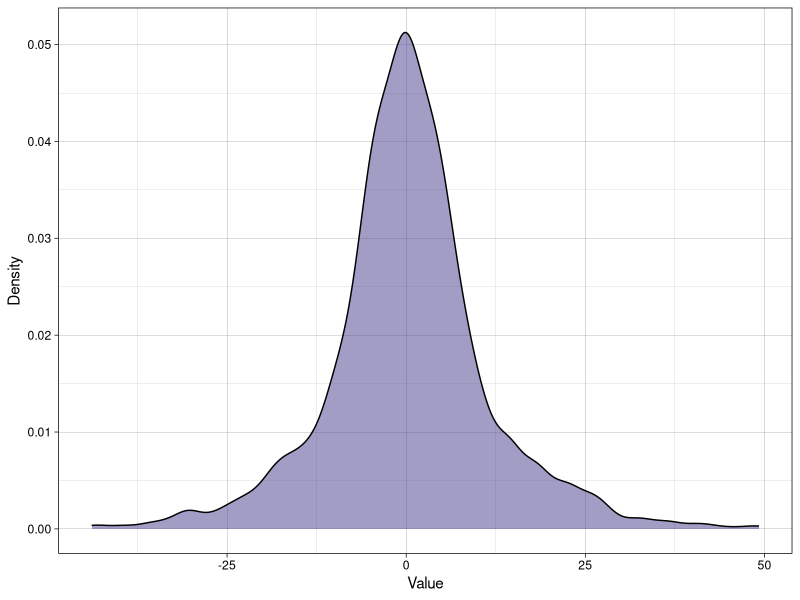
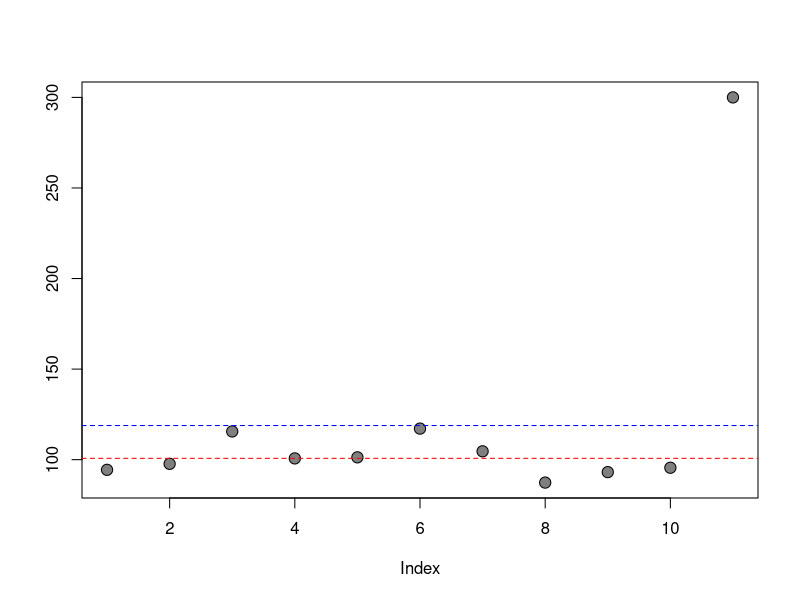
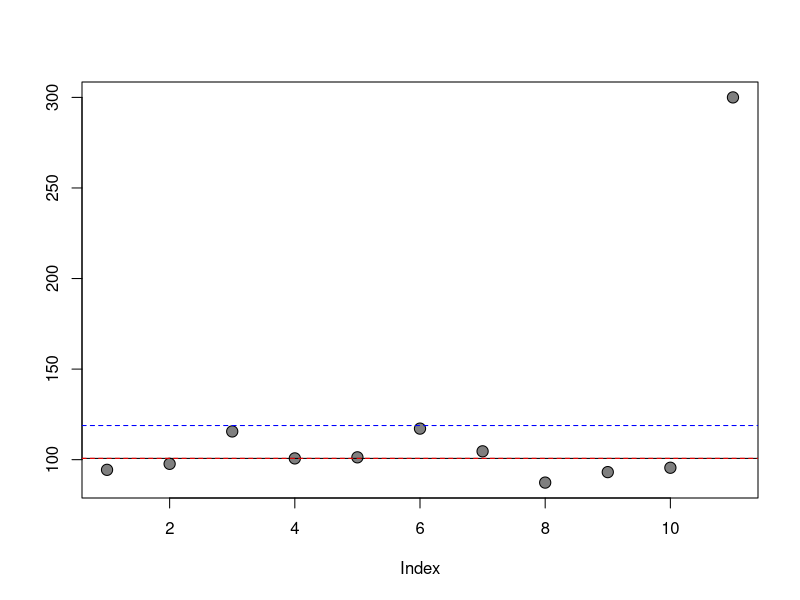
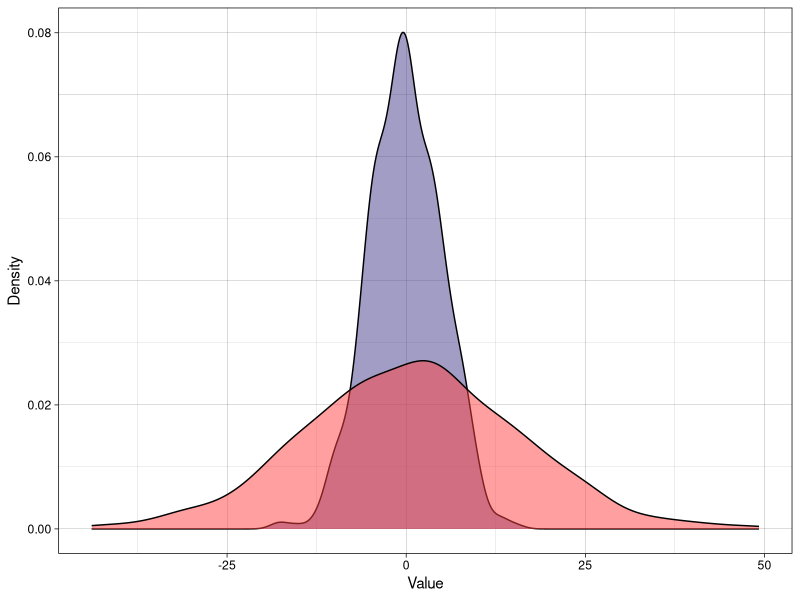

Source code (R) for these figures, in order:
## ---- chunk 1
knitr::opts_chunk$set(package.startup.message = FALSE)
library(ggplot2)
library(knitr)
library(dplyr)
library(kableExtra)
library(reshape2)
## ---- chunk 2
df <- rnorm(1000, mean = 0, sd = 5)

df2 <- rnorm(1000, mean = 0, sd = 15)


df <- as.data.frame(cbind(df, df2))

plottable <- as.data.frame(melt(df))

p1 <- ggplot(plottable, aes(x=value)) + geom_density(fill="#473C8B", alpha = 0.5) + 
    xlab("Value") + ylab("Density") + theme_linedraw()

p1
## ---- chunk 3
# set seed to ensure "randomly" generated values
# are the same at each run
set.seed(123)

# generate ten random numbers with mean = 100 and sd = 10
seriesWithOutOutlier <- rnorm(10, mean = 100, sd = 10)

#mean without outlier
seriesWithOutOutlier_mean <- mean(seriesWithOutOutlier) 

# add an outlier to the series
seriesWithOutlier <- c(seriesWithOutOutlier,300)
## ---- chunk 4
# plot this data
plot(seriesWithOutlier, pch =21, bg = "grey50", cex= 1.5, ylab="")
abline(h=seriesWithOutOutlier_mean, col="red", lty = 2)
abline(h=mean(seriesWithOutlier), col = "blue", lty = 2)
## ---- chunk 5
# plot this data
plot(seriesWithOutlier, pch =21, bg = "grey50", cex= 1.5, ylab="")
abline(h=median(seriesWithOutlier), col = "black", lty = 1)
abline(h=seriesWithOutOutlier_mean, col="red", lty = 2)
abline(h=mean(seriesWithOutlier), col = "blue", lty = 2)
## ---- chunk 6
cells <- c("Neutrophils", "Lymphocytes", "Monocytes", "Eosinophils", "Basophils")
counts <- c(50, 25, 9, 8, 8)

df <- as.data.frame(cbind(cells, counts))
colnames(df) <- c("Cell Type", "Count")

df %>% kable("html") %>% kable_styling(full_width = FALSE)
## ---- chunk 7
counts <- c(37, 37, 9, 7, 10)

df <- as.data.frame(cbind(cells, counts))
colnames(df) <- c("Cell Type", "Count")

df %>% kable("html") %>% kable_styling(full_width = FALSE)
## ---- chunk 8
p2 <- ggplot(plottable, aes(x=value, fill = variable)) + 
  geom_density(alpha = 0.5) + 
  scale_fill_manual(values = c("#473C8B", "#FF4040"))+
  xlab("Value") + ylab("Density") +
  theme_linedraw() +
  theme(legend.position = "none") 

p2
